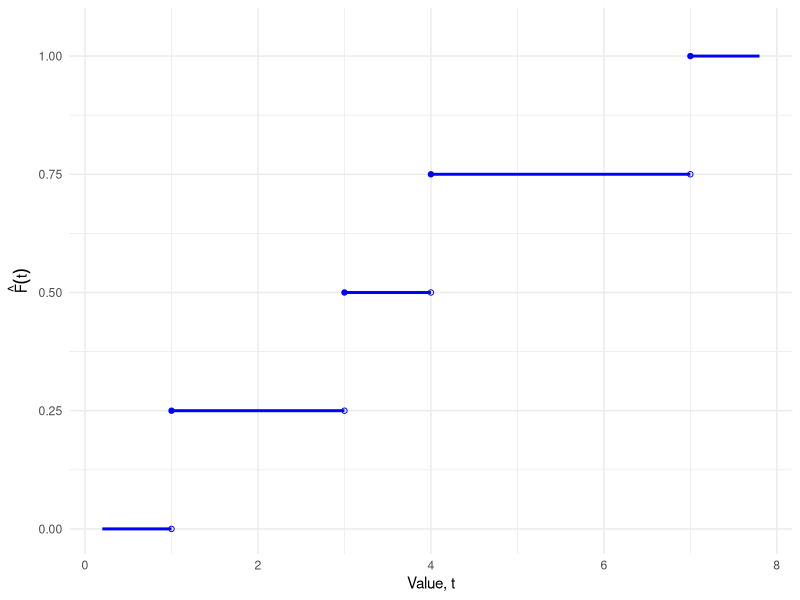
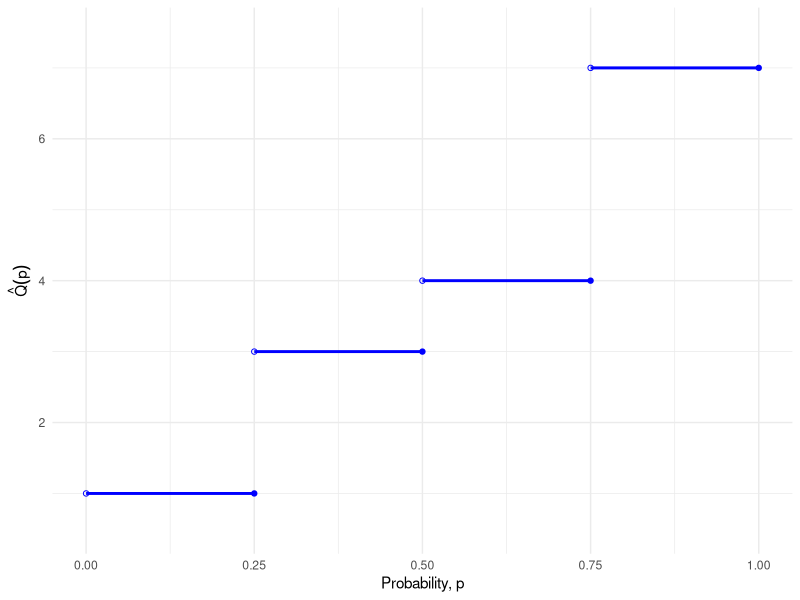

R code for these plots, in order:
## ---- chunk 1
#| fig-width: 5
#| fig-height: 4
x <- c(4, 1, 7, 3)
n <- length(x)
x_ord <- sort(x)
p_ord <- seq_len(n) / n
ecdf_x_padding <- 0.8
x_min <- min(x_ord) - ecdf_x_padding
x_max <- max(x_ord) + ecdf_x_padding

x_left <- c(x_min, x_ord)
x_right <- c(x_ord, x_max)
f_levels <- c(0, p_ord)

ecdf_pieces <- tibble::tibble(x = x_left, xend = x_right, y = f_levels)
ecdf_open <- tibble::tibble(x = x_ord, y = f_levels[seq_len(n)])
ecdf_closed <- tibble::tibble(x = x_ord, y = f_levels[seq_len(n) + 1])

ggplot2::ggplot() +
  ggplot2::geom_segment(
    ggplot2::aes(x = x, xend = xend, y = y, yend = y),
    data = ecdf_pieces, linewidth = 1, color = "blue"
  ) +
  ggplot2::geom_point(
    ggplot2::aes(x = x, y = y), data = ecdf_open, shape = 1, color = "blue"
  ) +
  ggplot2::geom_point(
    ggplot2::aes(x = x, y = y), data = ecdf_closed, shape = 19, color = "blue"
  ) +
  ggplot2::coord_cartesian(xlim = c(x_min, x_max), ylim = c(0, 1.05)) +
  ggplot2::labs(x = "Value, t", y = expression(hat(plain("F"))(t))) +
  ggplot2::theme_minimal()
## ---- chunk 2
#| fig-width: 5
#| fig-height: 4
eqf_y_padding <- 0.5
q_left <- c(0, p_ord[-n])
q_right <- p_ord
eqf_pieces <- tibble::tibble(x = q_left, xend = q_right, y = x_ord)

ggplot2::ggplot(eqf_pieces) +
  ggplot2::geom_segment(
    ggplot2::aes(x = x, xend = xend, y = y, yend = y),
    linewidth = 1, color = "blue"
  ) +
  ggplot2::geom_point(ggplot2::aes(x = x, y = y), shape = 1, color = "blue") +
  ggplot2::geom_point(
    ggplot2::aes(x = xend, y = y), shape = 19, color = "blue"
  ) +
  ggplot2::coord_cartesian(
    xlim = c(0, 1),
    ylim = c(min(x_ord) - eqf_y_padding, max(x_ord) + eqf_y_padding)
  ) +
  ggplot2::labs(x = "Probability, p", y = expression(hat(Q)(p))) +
  ggplot2::theme_minimal()
